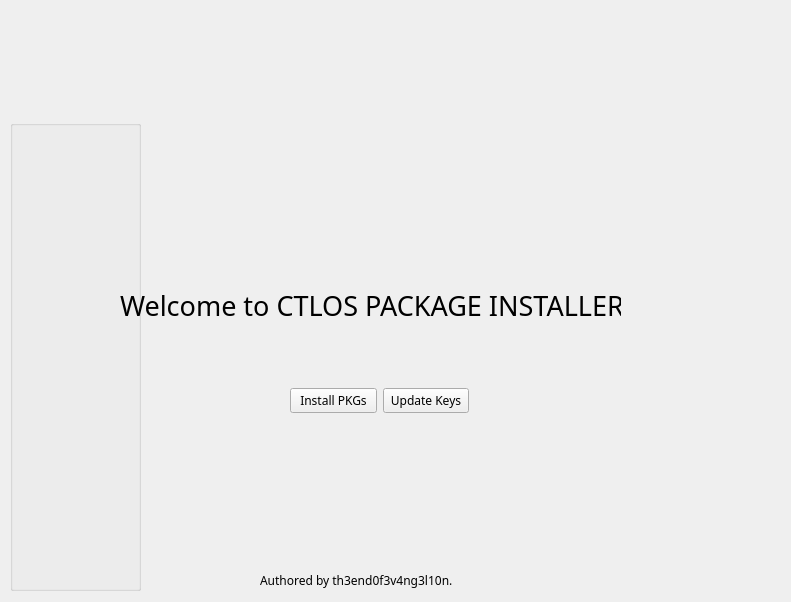
<?xml version="1.0" encoding="UTF-8"?>
<ui version="4.0">
 <class>MainWindow</class>
 <widget class="QMainWindow" name="MainWindow">
  <property name="geometry">
   <rect>
    <x>0</x>
    <y>0</y>
    <width>791</width>
    <height>602</height>
   </rect>
  </property>
  <property name="sizePolicy">
   <sizepolicy hsizetype="Ignored" vsizetype="Ignored">
    <horstretch>0</horstretch>
    <verstretch>0</verstretch>
   </sizepolicy>
  </property>
  <property name="minimumSize">
   <size>
    <width>791</width>
    <height>602</height>
   </size>
  </property>
  <property name="maximumSize">
   <size>
    <width>791</width>
    <height>602</height>
   </size>
  </property>
  <property name="font">
   <font>
    <family>Clear Sans Medium</family>
   </font>
  </property>
  <property name="windowTitle">
   <string>CTLOS Package Installer</string>
  </property>
  <property name="windowIcon">
   <iconset>
    <normaloff>icons/icon.png</normaloff>icons/icon.png</iconset>
  </property>
  <widget class="QWidget" name="centralwidget">
   <widget class="QWidget" name="horizontalLayoutWidget">
    <property name="geometry">
     <rect>
      <x>290</x>
      <y>370</y>
      <width>179</width>
      <height>61</height>
     </rect>
    </property>
    <layout class="QHBoxLayout" name="horizontalLayout">
     <property name="sizeConstraint">
      <enum>QLayout::SetDefaultConstraint</enum>
     </property>
     <item>
      <widget class="QPushButton" name="pkgsinstall">
       <property name="text">
        <string>Install PKGs</string>
       </property>
      </widget>
     </item>
     <item>
      <widget class="QPushButton" name="updatekeys">
       <property name="text">
        <string>Update Keys</string>
       </property>
      </widget>
     </item>
    </layout>
   </widget>
   <widget class="QGroupBox" name="Menu_Group">
    <property name="geometry">
     <rect>
      <x>10</x>
      <y>120</y>
      <width>131</width>
      <height>471</height>
     </rect>
    </property>
    <property name="title">
     <string notr="true"/>
    </property>
   </widget>
   <widget class="QLabel" name="label">
    <property name="geometry">
     <rect>
      <x>120</x>
      <y>260</y>
      <width>501</width>
      <height>91</height>
     </rect>
    </property>
    <property name="font">
     <font>
      <family>Clear Sans Medium</family>
      <pointsize>20</pointsize>
     </font>
    </property>
    <property name="text">
     <string>Welcome to CTLOS PACKAGE INSTALLER</string>
    </property>
   </widget>
   <widget class="QLabel" name="label_pic">
    <property name="geometry">
     <rect>
      <x>280</x>
      <y>70</y>
      <width>201</width>
      <height>191</height>
     </rect>
    </property>
    <property name="font">
     <font>
      <family>Clear Sans Light</family>
     </font>
    </property>
    <property name="text">
     <string/>
    </property>
    <property name="pixmap">
     <pixmap>Welcome.jpg</pixmap>
    </property>
   </widget>
   <widget class="QLabel" name="label_2">
    <property name="geometry">
     <rect>
      <x>260</x>
      <y>570</y>
      <width>251</width>
      <height>20</height>
     </rect>
    </property>
    <property name="font">
     <font>
      <family>Hack</family>
     </font>
    </property>
    <property name="toolTip">
     <string notr="true"/>
    </property>
    <property name="statusTip">
     <string notr="true"/>
    </property>
    <property name="whatsThis">
     <string notr="true"/>
    </property>
    <property name="text">
     <string>Authored by th3end0f3v4ng3l10n.</string>
    </property>
   </widget>
  </widget>
 </widget>
 <resources/>
 <connections>
  <connection>
   <sender>updatekeys</sender>
   <signal>clicked()</signal>
   <receiver>MainWindow</receiver>
   <slot>update_keys()</slot>
   <hints>
    <hint type="sourcelabel">
     <x>459</x>
     <y>399</y>
    </hint>
    <hint type="destinationlabel">
     <x>527</x>
     <y>402</y>
    </hint>
   </hints>
  </connection>
  <connection>
   <sender>pkgsinstall</sender>
   <signal>clicked()</signal>
   <receiver>MainWindow</receiver>
   <slot>pkgsinstall()</slot>
   <hints>
    <hint type="sourcelabel">
     <x>307</x>
     <y>396</y>
    </hint>
    <hint type="destinationlabel">
     <x>162</x>
     <y>391</y>
    </hint>
   </hints>
  </connection>
 </connections>
 <slots>
  <slot>update_keys()</slot>
  <slot>pkgsinstall()</slot>
 </slots>
</ui>
